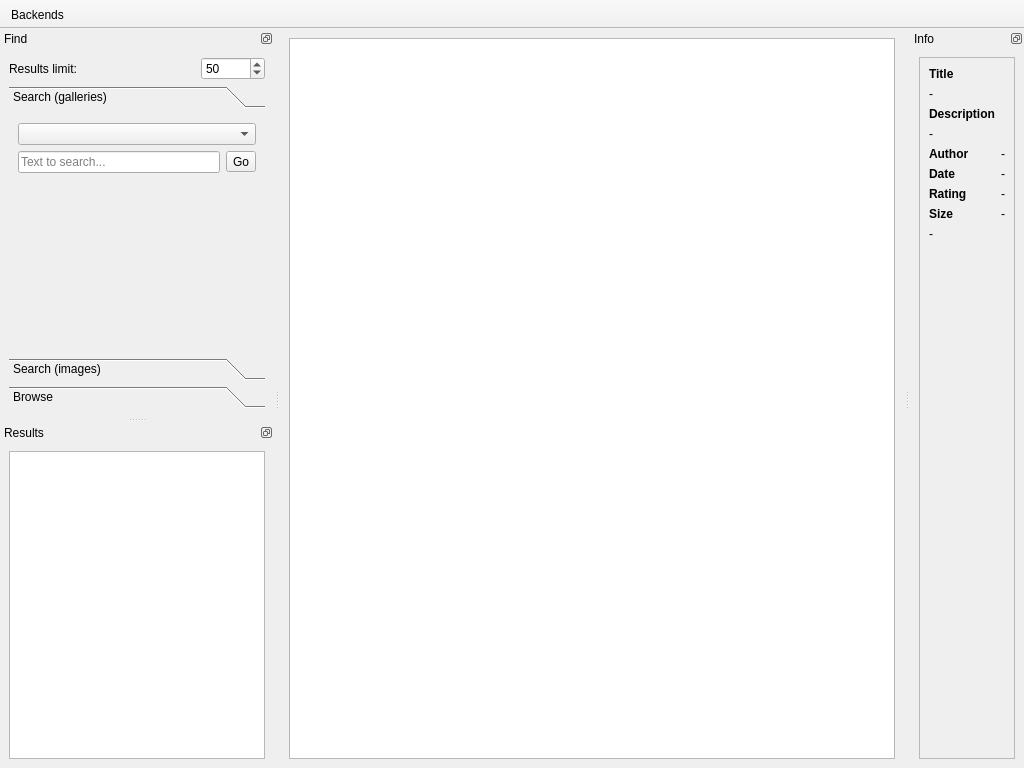
<?xml version="1.0" encoding="UTF-8"?>
<ui version="4.0">
 <class>MainWindow</class>
 <widget class="QMainWindow" name="MainWindow">
  <property name="geometry">
   <rect>
    <x>0</x>
    <y>0</y>
    <width>1024</width>
    <height>768</height>
   </rect>
  </property>
  <property name="windowTitle">
   <string>QGalleroob</string>
  </property>
  <widget class="QWidget" name="centralwidget">
   <layout class="QVBoxLayout" name="verticalLayout_3">
    <item>
     <widget class="QListView" name="imageList">
      <property name="iconSize">
       <size>
        <width>256</width>
        <height>256</height>
       </size>
      </property>
      <property name="verticalScrollMode">
       <enum>QAbstractItemView::ScrollPerPixel</enum>
      </property>
      <property name="horizontalScrollMode">
       <enum>QAbstractItemView::ScrollPerPixel</enum>
      </property>
      <property name="movement">
       <enum>QListView::Static</enum>
      </property>
      <property name="flow">
       <enum>QListView::LeftToRight</enum>
      </property>
      <property name="isWrapping" stdset="0">
       <bool>true</bool>
      </property>
      <property name="resizeMode">
       <enum>QListView::Adjust</enum>
      </property>
      <property name="gridSize">
       <size>
        <width>275</width>
        <height>275</height>
       </size>
      </property>
      <property name="viewMode">
       <enum>QListView::IconMode</enum>
      </property>
      <property name="wordWrap">
       <bool>true</bool>
      </property>
     </widget>
    </item>
   </layout>
  </widget>
  <widget class="QMenuBar" name="menubar">
   <property name="geometry">
    <rect>
     <x>0</x>
     <y>0</y>
     <width>1024</width>
     <height>19</height>
    </rect>
   </property>
  </widget>
  <widget class="QToolBar" name="ToolBar">
   <property name="windowTitle">
    <string>ToolBar</string>
   </property>
   <property name="movable">
    <bool>false</bool>
   </property>
   <property name="floatable">
    <bool>false</bool>
   </property>
   <attribute name="toolBarArea">
    <enum>TopToolBarArea</enum>
   </attribute>
   <attribute name="toolBarBreak">
    <bool>false</bool>
   </attribute>
   <addaction name="actionBackends"/>
  </widget>
  <widget class="QDockWidget" name="dockWidget_2">
   <property name="features">
    <set>QDockWidget::DockWidgetFloatable|QDockWidget::DockWidgetMovable</set>
   </property>
   <property name="windowTitle">
    <string>Info</string>
   </property>
   <attribute name="dockWidgetArea">
    <number>2</number>
   </attribute>
   <widget class="QWidget" name="dockWidgetContents_2">
    <layout class="QVBoxLayout" name="verticalLayout">
     <item>
      <widget class="QFrame" name="frame">
       <property name="frameShape">
        <enum>QFrame::StyledPanel</enum>
       </property>
       <property name="frameShadow">
        <enum>QFrame::Raised</enum>
       </property>
       <layout class="QGridLayout" name="gridLayout">
        <item row="0" column="1">
         <widget class="QLabel" name="label">
          <property name="font">
           <font>
            <weight>75</weight>
            <bold>true</bold>
           </font>
          </property>
          <property name="text">
           <string>Title</string>
          </property>
         </widget>
        </item>
        <item row="2" column="1">
         <widget class="QLabel" name="label_3">
          <property name="font">
           <font>
            <weight>75</weight>
            <bold>true</bold>
           </font>
          </property>
          <property name="text">
           <string>Description</string>
          </property>
         </widget>
        </item>
        <item row="4" column="1">
         <widget class="QLabel" name="label_5">
          <property name="font">
           <font>
            <weight>75</weight>
            <bold>true</bold>
           </font>
          </property>
          <property name="text">
           <string>Author</string>
          </property>
         </widget>
        </item>
        <item row="4" column="2">
         <widget class="QLabel" name="labelAuthor">
          <property name="text">
           <string>-</string>
          </property>
          <property name="textFormat">
           <enum>Qt::PlainText</enum>
          </property>
         </widget>
        </item>
        <item row="3" column="1" colspan="2">
         <widget class="QLabel" name="labelDescription">
          <property name="text">
           <string>-</string>
          </property>
          <property name="wordWrap">
           <bool>true</bool>
          </property>
         </widget>
        </item>
        <item row="7" column="2">
         <widget class="QLabel" name="labelSize">
          <property name="text">
           <string>-</string>
          </property>
          <property name="textFormat">
           <enum>Qt::PlainText</enum>
          </property>
         </widget>
        </item>
        <item row="8" column="1" colspan="2">
         <widget class="QLabel" name="labelLink">
          <property name="text">
           <string>-</string>
          </property>
          <property name="wordWrap">
           <bool>true</bool>
          </property>
          <property name="openExternalLinks">
           <bool>true</bool>
          </property>
         </widget>
        </item>
        <item row="5" column="1">
         <widget class="QLabel" name="label_7">
          <property name="font">
           <font>
            <weight>75</weight>
            <bold>true</bold>
           </font>
          </property>
          <property name="text">
           <string>Date</string>
          </property>
         </widget>
        </item>
        <item row="5" column="2">
         <widget class="QLabel" name="labelDate">
          <property name="text">
           <string>-</string>
          </property>
          <property name="textFormat">
           <enum>Qt::PlainText</enum>
          </property>
         </widget>
        </item>
        <item row="9" column="1" colspan="2">
         <spacer name="verticalSpacer">
          <property name="orientation">
           <enum>Qt::Vertical</enum>
          </property>
          <property name="sizeHint" stdset="0">
           <size>
            <width>20</width>
            <height>40</height>
           </size>
          </property>
         </spacer>
        </item>
        <item row="7" column="1">
         <widget class="QLabel" name="label_2">
          <property name="font">
           <font>
            <weight>75</weight>
            <bold>true</bold>
           </font>
          </property>
          <property name="text">
           <string>Size</string>
          </property>
         </widget>
        </item>
        <item row="6" column="1">
         <widget class="QLabel" name="label_4">
          <property name="font">
           <font>
            <weight>75</weight>
            <bold>true</bold>
           </font>
          </property>
          <property name="text">
           <string>Rating</string>
          </property>
         </widget>
        </item>
        <item row="6" column="2">
         <widget class="QLabel" name="labelRating">
          <property name="text">
           <string>-</string>
          </property>
          <property name="textFormat">
           <enum>Qt::PlainText</enum>
          </property>
         </widget>
        </item>
        <item row="1" column="1" colspan="2">
         <widget class="QLabel" name="labelTitle">
          <property name="text">
           <string>-</string>
          </property>
          <property name="textFormat">
           <enum>Qt::PlainText</enum>
          </property>
          <property name="wordWrap">
           <bool>true</bool>
          </property>
         </widget>
        </item>
       </layout>
      </widget>
     </item>
    </layout>
   </widget>
  </widget>
  <widget class="QDockWidget" name="dockWidget_4">
   <property name="features">
    <set>QDockWidget::DockWidgetFloatable|QDockWidget::DockWidgetMovable</set>
   </property>
   <property name="windowTitle">
    <string>Find</string>
   </property>
   <attribute name="dockWidgetArea">
    <number>1</number>
   </attribute>
   <widget class="QWidget" name="dockWidgetContents_4">
    <layout class="QVBoxLayout" name="verticalLayout_4">
     <item>
      <layout class="QHBoxLayout" name="horizontalLayout_2">
       <item>
        <widget class="QLabel" name="label_6">
         <property name="text">
          <string>Results limit:</string>
         </property>
        </widget>
       </item>
       <item>
        <spacer name="horizontalSpacer_2">
         <property name="orientation">
          <enum>Qt::Horizontal</enum>
         </property>
         <property name="sizeHint" stdset="0">
          <size>
           <width>40</width>
           <height>20</height>
          </size>
         </property>
        </spacer>
       </item>
       <item>
        <widget class="QSpinBox" name="limitResults">
         <property name="specialValueText">
          <string>No limit</string>
         </property>
         <property name="maximum">
          <number>10000</number>
         </property>
         <property name="value">
          <number>50</number>
         </property>
        </widget>
       </item>
      </layout>
     </item>
     <item>
      <widget class="QToolBox" name="toolBox">
       <property name="currentIndex">
        <number>0</number>
       </property>
       <widget class="QWidget" name="page">
        <property name="geometry">
         <rect>
          <x>0</x>
          <y>0</y>
          <width>256</width>
          <height>214</height>
         </rect>
        </property>
        <attribute name="label">
         <string>Search (galleries)</string>
        </attribute>
        <layout class="QVBoxLayout" name="verticalLayout_6">
         <item>
          <widget class="QComboBox" name="backendGallCombo"/>
         </item>
         <item>
          <layout class="QHBoxLayout" name="horizontalLayout_3">
           <item>
            <widget class="QLineEdit" name="searchGallEdit">
             <property name="placeholderText">
              <string>Text to search...</string>
             </property>
            </widget>
           </item>
           <item>
            <widget class="QToolButton" name="searchGallButton">
             <property name="text">
              <string>Go</string>
             </property>
            </widget>
           </item>
          </layout>
         </item>
         <item>
          <spacer name="verticalSpacer_2">
           <property name="orientation">
            <enum>Qt::Vertical</enum>
           </property>
           <property name="sizeHint" stdset="0">
            <size>
             <width>20</width>
             <height>40</height>
            </size>
           </property>
          </spacer>
         </item>
        </layout>
       </widget>
       <widget class="QWidget" name="page_3">
        <property name="geometry">
         <rect>
          <x>0</x>
          <y>0</y>
          <width>256</width>
          <height>214</height>
         </rect>
        </property>
        <attribute name="label">
         <string>Search (images)</string>
        </attribute>
        <layout class="QVBoxLayout" name="verticalLayout_2">
         <item>
          <widget class="QComboBox" name="backendImgCombo"/>
         </item>
         <item>
          <layout class="QHBoxLayout" name="horizontalLayout_5">
           <item>
            <widget class="QLineEdit" name="searchImgEdit">
             <property name="placeholderText">
              <string>Text to search...</string>
             </property>
            </widget>
           </item>
           <item>
            <widget class="QToolButton" name="searchImgButton">
             <property name="text">
              <string>Go</string>
             </property>
            </widget>
           </item>
          </layout>
         </item>
         <item>
          <spacer name="verticalSpacer_3">
           <property name="orientation">
            <enum>Qt::Vertical</enum>
           </property>
           <property name="sizeHint" stdset="0">
            <size>
             <width>20</width>
             <height>40</height>
            </size>
           </property>
          </spacer>
         </item>
        </layout>
       </widget>
       <widget class="QWidget" name="page_2">
        <property name="geometry">
         <rect>
          <x>0</x>
          <y>0</y>
          <width>256</width>
          <height>214</height>
         </rect>
        </property>
        <attribute name="label">
         <string>Browse</string>
        </attribute>
        <layout class="QVBoxLayout" name="verticalLayout_5">
         <item>
          <widget class="QComboBox" name="backendCollCombo"/>
         </item>
         <item>
          <layout class="QHBoxLayout" name="horizontalLayout">
           <item>
            <widget class="QPushButton" name="browseButton">
             <property name="text">
              <string>Start browsing collections</string>
             </property>
            </widget>
           </item>
           <item>
            <spacer name="horizontalSpacer">
             <property name="orientation">
              <enum>Qt::Horizontal</enum>
             </property>
             <property name="sizeHint" stdset="0">
              <size>
               <width>40</width>
               <height>20</height>
              </size>
             </property>
            </spacer>
           </item>
          </layout>
         </item>
         <item>
          <spacer name="verticalSpacer_4">
           <property name="orientation">
            <enum>Qt::Vertical</enum>
           </property>
           <property name="sizeHint" stdset="0">
            <size>
             <width>20</width>
             <height>40</height>
            </size>
           </property>
          </spacer>
         </item>
        </layout>
       </widget>
      </widget>
     </item>
    </layout>
   </widget>
  </widget>
  <widget class="QDockWidget" name="dockWidget">
   <property name="features">
    <set>QDockWidget::DockWidgetFloatable|QDockWidget::DockWidgetMovable</set>
   </property>
   <property name="windowTitle">
    <string>Results</string>
   </property>
   <attribute name="dockWidgetArea">
    <number>1</number>
   </attribute>
   <widget class="QWidget" name="dockWidgetContents">
    <layout class="QHBoxLayout" name="horizontalLayout_6">
     <item>
      <widget class="QTreeView" name="collectionTree">
       <property name="enabled">
        <bool>true</bool>
       </property>
       <property name="iconSize">
        <size>
         <width>48</width>
         <height>48</height>
        </size>
       </property>
       <property name="uniformRowHeights">
        <bool>true</bool>
       </property>
       <attribute name="headerDefaultSectionSize">
        <number>0</number>
       </attribute>
      </widget>
     </item>
    </layout>
   </widget>
  </widget>
  <action name="actionBackends">
   <property name="text">
    <string>Backends</string>
   </property>
  </action>
  <action name="actionDownloadGallery">
   <property name="text">
    <string>Download gallery...</string>
   </property>
  </action>
  <action name="actionSaveImage">
   <property name="text">
    <string>Save image...</string>
   </property>
  </action>
  <action name="actionDownloadCBZ">
   <property name="text">
    <string>Download to CBZ...</string>
   </property>
  </action>
 </widget>
 <resources/>
 <connections/>
</ui>
